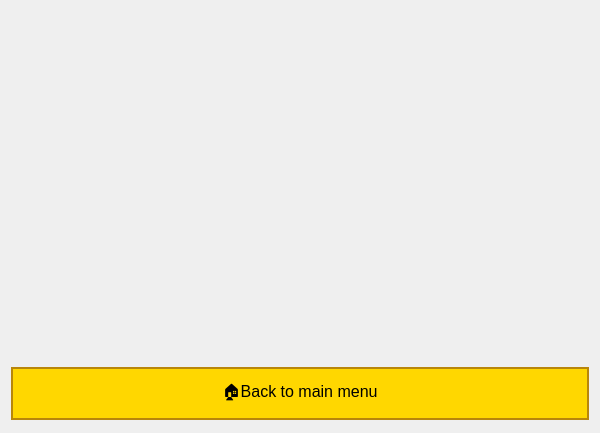
<?xml version="1.0" encoding="UTF-8"?>
<ui version="4.0">
 <class>LeaderboardWindow</class>
 <widget class="QMainWindow" name="LeaderboardWindow">
  <property name="geometry">
   <rect>
    <x>0</x>
    <y>0</y>
    <width>600</width>
    <height>433</height>
   </rect>
  </property>
  <property name="windowTitle">
   <string>LeaderboardWindow</string>
  </property>
  <property name="styleSheet">
   <string notr="true">QMainWindow {
background-image:url(:/image/background.png);
}
QPushButton {
    background-color: #FFD700;
    color: black;
    border: 2px solid #B8860B;
    padding: 10px 20px;
    text-align: center;
    text-decoration: none;
    display: inline-block;
    font-size: 16px;
    font-family: 'Arial';
    margin: 4px 2px;
    transition-duration: 0.4s;
    cursor: pointer;
}
QPushButton:hover {
    background-color: #B8860B;
    color: white;
}
QLabel {
    color: white;
    font-size: 14px;
}
QListWidget{
background:transparent;
font-size: 30px;}</string>
  </property>
  <widget class="QWidget" name="centralwidget">
   <layout class="QGridLayout" name="gridLayout">
    <item row="0" column="0">
     <widget class="QListWidget" name="leaderboardListWidget"/>
    </item>
    <item row="1" column="0">
     <widget class="QPushButton" name="ToMainLobbyButton">
      <property name="sizePolicy">
       <sizepolicy hsizetype="Minimum" vsizetype="Minimum">
        <horstretch>0</horstretch>
        <verstretch>0</verstretch>
       </sizepolicy>
      </property>
      <property name="cursor">
       <cursorShape>PointingHandCursor</cursorShape>
      </property>
      <property name="text">
       <string>🏠Back to main menu</string>
      </property>
      <property name="autoDefault">
       <bool>false</bool>
      </property>
      <property name="default">
       <bool>false</bool>
      </property>
     </widget>
    </item>
   </layout>
  </widget>
 </widget>
 <resources/>
 <connections/>
</ui>
